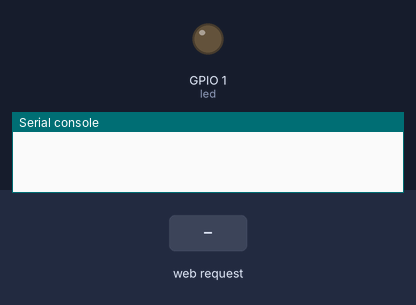
Recording of a program running on a simulated ESP8266 board running MicroPython. On the bench: output pins drawn as LEDs (lit = HIGH), the last lines printed to the serial console. The test bench sets the inputs (shaded band). Files that are not in the repository are absent.

Above: at 1.2 s.
1.3 s: HTTP request GET /?led=off received
At 2.3 s:
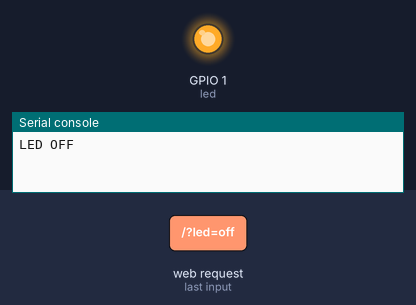
2.8 s: HTTP request GET /?led=on received
At 3.4 s:
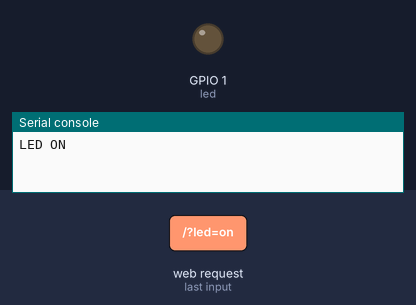
Timing chart, 0 to 5.8 s (numbered marks = the images above; inputs shaded):
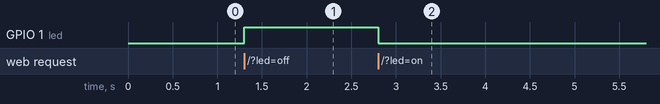

The program:

main.py
```python
# Complete project details at https://RandomNerdTutorials.com
import machine
import os
import urequests
import time
import sys

REMOTE_REPO="https://raw.githubusercontent.com/letonai/esp8266/main/"
LOCAL_VERSION="0.11"

def updateVersion():
  print("Starting update...")
  res = urequests.get(REMOTE_REPO+"main.py")
  new_exec=res.text
  current_exec = open("main.py", "w")
  current_exec.write(new_exec)
  current_exec.flush()
  current_exec.close()
  print("Update Done, restarting...")
  machine.reset()

def checkVersion():
  res = urequests.get(REMOTE_REPO+"version.current")
  remote_version = res.text
  if LOCAL_VERSION != remote_version:
    print("New Version found: "+remote_version)
    updateVersion()
  else:
    print("No updates found!")

RESET_FILE = "reset.now"
led = machine.Pin(1, machine.Pin.OUT)
def web_page():
  if led.value() == 1:
    gpio_state="OFF"
  else:
    gpio_state="ON"

  html = """<html><head> <title>ESP Web Server</title> <meta name="viewport" content="width=device-width, initial-scale=1">
  <link rel="icon" href="data:,"> <style>html{font-family: Helvetica; display:inline-block; margin: 0px auto; text-align: center;}
  h1{color: #0F3376; padding: 2vh;}p{font-size: 1.5rem;}.button{display: inline-block; background-color: #e7bd3b; border: none;
  border-radius: 4px; color: white; padding: 16px 40px; text-decoration: none; font-size: 30px; margin: 2px; cursor: pointer;}
  .button2{background-color: #4286f4;}</style></head><body> <h1>ESP Web Server ver: """+LOCAL_VERSION+"""</h1>
  <p>GPIO state: <strong>""" + gpio_state + """</strong></p><p><a href="/?led=on"><button class="button">ON</button></a></p>
  <p><a href="/?led=off"><button class="button button2">OFF</button></a></p></body></html>"""
  return html

def webServer():
  conn, addr = s.accept()
  print('Got a connection from %s' % str(addr))
  request = conn.recv(1024)
  request = str(request)
  print('Content = %s' % request)
  led_on = request.find('/?led=on')
  led_off = request.find('/?led=off')
  if led_on == 6:
      print('LED ON')
      led.value(0)
  if led_off == 6:
      print('LED OFF')
      led.value(1)
  response = web_page()
  conn.send('HTTP/1.1 200 OK\n')
  conn.send('Content-Type: text/html\n')
  conn.send('Connection: close\n\n')
  conn.sendall(response)
  conn.close()

s = socket.socket(socket.AF_INET, socket.SOCK_STREAM)
s.bind(('0.0.0.0', 80))
s.listen(5)

while True:
  try:
    f = open(RESET_FILE, "r")
    print("Reset found!")
    os.remove(RESET_FILE)
    checkVersion()
  except OSError:
    webServer()
```

boot.py
```python
try:
  import usocket as socket
except:
  import socket
import uos, machine
#uos.dupterm(None, 1) # disable REPL on UART(0)
import gc
import webrepl
import network
import esp
import urequests


esp.osdebug(None)
gc.collect()

ssid = ''
password = ''


nic = network.WLAN(network.STA_IF)
nic.active(True)
nic.connect(ssid, password)


webrepl.start()
```

Measured:
- after the input at 1.3 s, GPIO 1 (led): LOW → HIGH at once
- after the input at 2.8 s, GPIO 1 (led): HIGH → LOW at once
